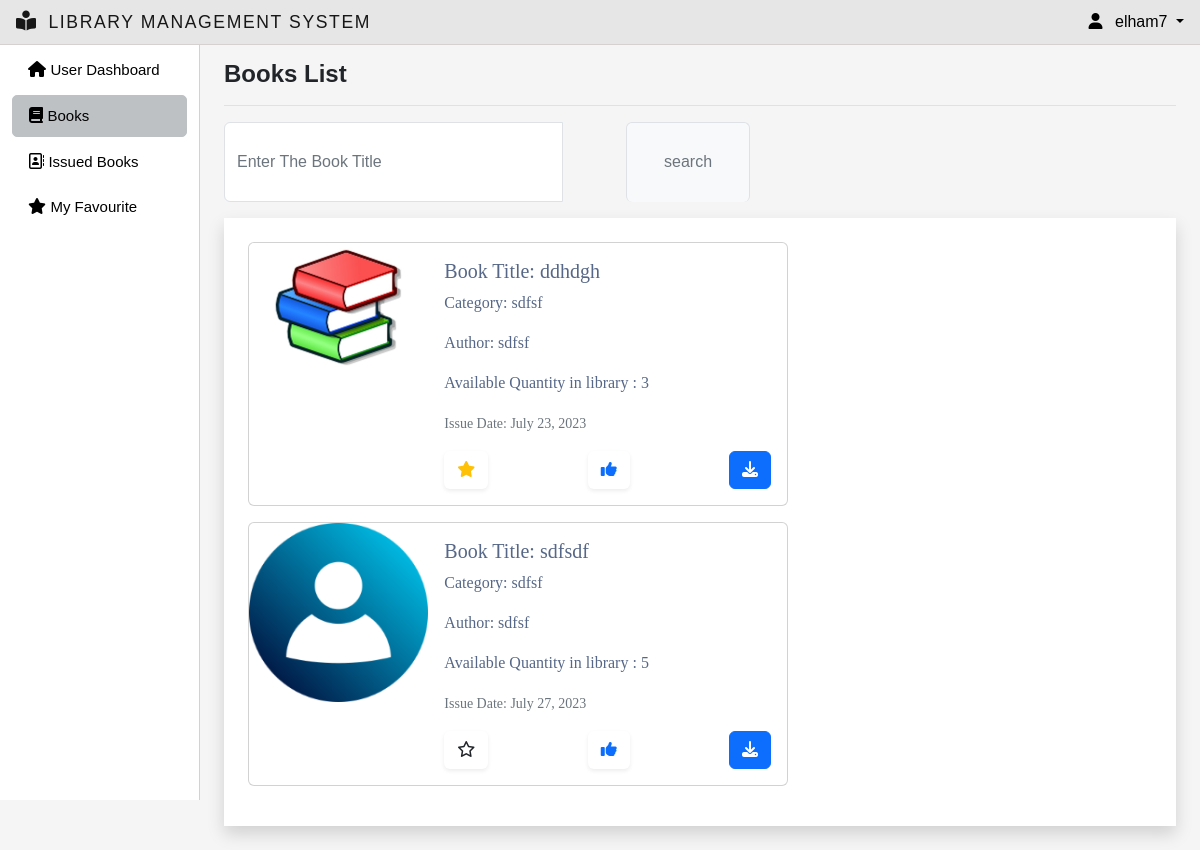
The page /book_list/ (signed in) on the database as committed earlier.
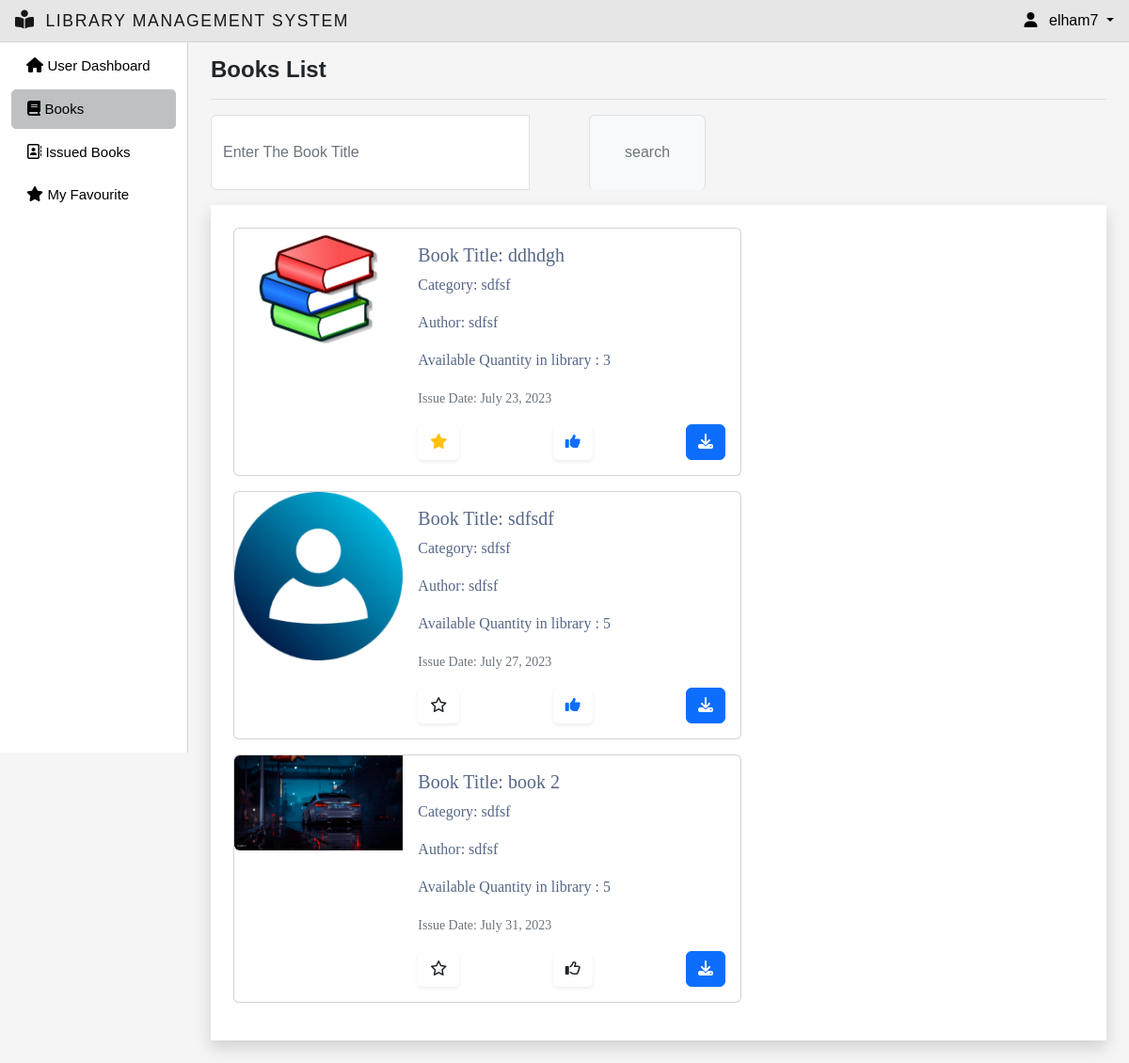
The same page on the database as committed later.
### myapp/models.py (models this page shows, shortened)
class Books(models.Model):
    isbn_number = models.CharField(max_length=20,null=True,blank=True)
    title = models.CharField(max_length=20)
    category = models.ForeignKey(Category, on_delete=models.CASCADE)
    author = models.ForeignKey(Author, on_delete=models.CASCADE)
    available_quantity = models.IntegerField(default=0)
    cover_photo = models.ImageField(
        upload_to='images/', null=True, blank=True,  default='images/default.jpg')
    issue_date = models.DateField(auto_now_add=True)
    file = models.FileField(upload_to="files/", null=True, blank=True)
    class Meta:
        ordering = ['issue_date']

class Category(models.Model):
    name = models.CharField(max_length=200)
    status = models.BooleanField(default=True)
    def __str__(self):
        return self.name

class Author(models.Model):
    name = models.CharField(max_length=100,null=True, blank=True)
    def __str__(self):
        return self.name

### myapp/views.py (the view)
# urls.py: path('book_list/', views.booklisttostudnet,name='book-list'),
def booklisttostudnet(request):
    books, search_book = searchbooks(request)
    custom_range,  books = paginateBooks(request, books, 5)
    for book in books:
        record = StudentBook.objects.filter(user_id=request.user,book_id=book).first()
        if not record:
            book.is_liked = False
            book.is_favourite = False
        else:
            book.is_liked = record.is_liked
            book.is_favourite = record.is_favourite
    context ={"books":books,'search_book':search_book,'custom_range':custom_range}
    return render(request, 'book_list_to_student.html',context)

### myapp/utils.py (called while the page is built)
def paginateBooks(request, book, results):
    page = request.GET.get('page')
    paginator = Paginator(book, results)
    try:
        book = paginator.page(page)
    except PageNotAnInteger:
        page = 1
        book = paginator.page(page)
    except EmptyPage:
        page = paginator.num_pages
        book = paginator.page(page)
    leftIndex = (int(page) - 4)
    if leftIndex < 1:
        leftIndex = 1
    rightIndex = (int(page) + 5)
    if rightIndex > paginator.num_pages:
        rightIndex = paginator.num_pages + 1
    custom_range = range(leftIndex, rightIndex)
    return custom_range, book

def searchbooks(request):
    search_book = ''
    if request.GET.get('search_book'):
        search_book = request.GET.get('search_book')
    book = Books.objects.filter(Q(title__icontains=search_book)
                                )
    return book, search_book

### myapp/templates/book_list_to_student.html (shortened to what this page needs)
{% extends 'main.html' %}
{% block title %}Books List{% endblock title %}
{% block content %}
<div class="search-customization">
	<div class="mb-3 w-50">
	  <form id="searchForm" action="{% url 'books-management' %}" method="GET">
		<div class="input-group">
		  <input
			class="form-control border"
			type="search"
			placeholder="Enter The Book Title"
			id="example-search-input"
			name="search_book"
			value="{{search_book}}"
		  />
		  <span class="input-group-append">
			<input
			  class="btn btn-outline-secondary bg-light border-bottom-0 border "
			  type="submit"
			  value="search"
			/>
		  </span>
		</div>
	  </form>
	</div>
</div>
<div class="p-4 shadow bg-white ">
	{% for book in books %}
	<div class="card mb-3" style="max-width: 540px;">
		<div class="row g-0">
			<div class="col-md-4">
				{% if book.cover_photo %}
				<img src="{{ book.cover_photo.url }}" class="img-fluid rounded-start" alt="">
				{% endif %}
			</div>
			<div class="col-md-8">
				<div class="card-body">
					<h5 class="card-title" id="bookTitle{{book.id}}">Book Title: {{book.title}}</h5>
					<p class="card-text">Category: {{book.category}}</p>
					<p class="card-text">Author: {{book.author}}</p>
					<p class="card-text">Available Quantity in library : {{book.available_quantity}}</p>
					<p class="card-text"><small class="text-muted">Issue Date: {{book.issue_date}}</small></p>
						<div class="d-flex justify-content-between">
								{% if book.is_favourite %}
									<a href="{% url 'favourite' book_id=book.id favourite=0 %}" class="btn btn-default shadow-sm">
										<i class="fa-solid fa-star text-warning"></i>
									</a>
								{% else %}
								<a href="{% url 'favourite' book_id=book.id favourite=1 %}" class="btn btn-default shadow-sm">
								<i class="fa-regular fa-star"></i>
								</a>
								{% endif %}
								{% if book.is_liked %}
									<a href="{% url 'like' book_id=book.id like=0 %}" class="btn btn-default shadow-sm">
										<i class="fa-solid fa-thumbs-up text-primary"></i>
									</a>
								{% else %}
									<a href="{% url 'like' book_id=book.id like=1 %}"class="btn btn-default shadow-sm">
										<i class="fa-regular fa-thumbs-up"></i>
									</a>
								{% endif %}
								{% if book.file != null and book.file != "" %}
									<a href="{{ book.file.url }}" class="btn btn-primary text-white">
										<i class="fa-solid fa-download"></i>
									</a>
								{% endif %}
						</div>
				</div>
			</div>
		</div>
	</div>
{% endfor %}
</div>
<br>
{% endblock content %}

Rows that differ between the two databases and show on the page:
added Books: cover_photo (picture), title "book 2", category "sdfsf", author "sdfsf", available_quantity "5", issue_date "July 31, 2023"
